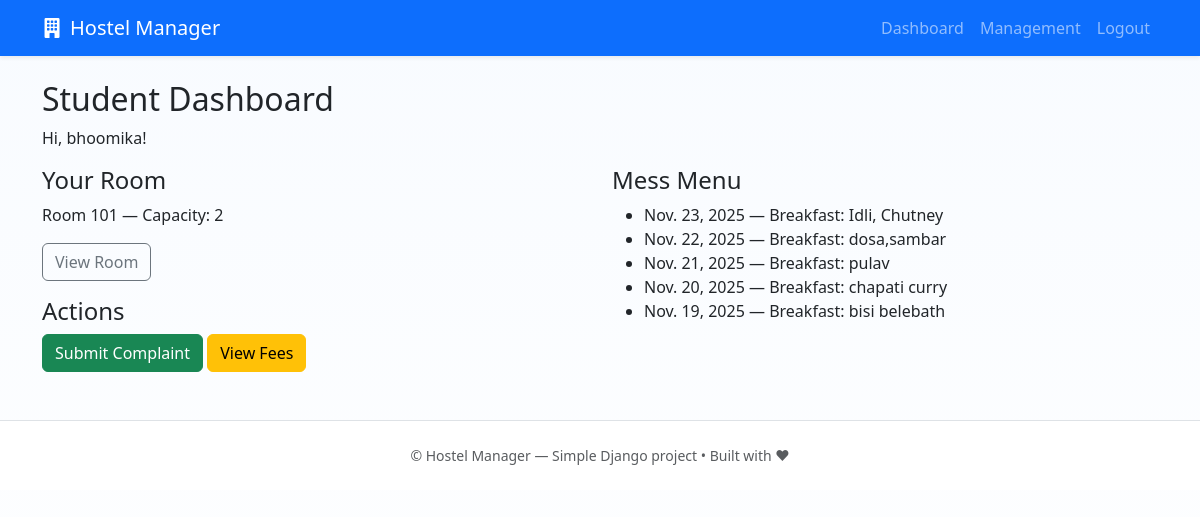
Page /dashboard/student/ (signed in) on the committed database.
### malnad_hostel/models.py (models this page shows, shortened)
class Student(models.Model):
    ROLE_CHOICES = [
        ('student', 'Student'),
        ('warden', 'Warden'),
    ]
    user = models.OneToOneField(User, on_delete=models.CASCADE)
    roll_no = models.CharField(max_length=30, unique=True)
    contact = models.CharField(max_length=20, blank=True)
    course = models.CharField(max_length=100, blank=True)
    semester = models.CharField(max_length=20, blank=True)
    room = models.ForeignKey(Room, null=True, blank=True, on_delete=models.SET_NULL)
    role = models.CharField(max_length=20, choices=ROLE_CHOICES, default='student')

class Room(models.Model):
    number = models.CharField(max_length=10, unique=True)
    capacity = models.PositiveIntegerField(default=1)
    occupied = models.PositiveIntegerField(default=0)
    def __str__(self):
        return f"Room {self.number}"

class MessMenu(models.Model):
    date = models.DateField()
    breakfast = models.TextField(blank=True)
    lunch = models.TextField(blank=True)
    dinner = models.TextField(blank=True)

### malnad_hostel/views.py (the view)
# urls.py: path('dashboard/student/', views.student_dashboard, name='student_dashboard'),
@login_required
def student_dashboard(request):
    student = get_object_or_404(Student, user=request.user)
    upcoming_menu = MessMenu.objects.order_by('-date')[:7]
    fees = Fee.objects.filter(student=student)
    room_requests = RoomRequest.objects.filter(student=student)
    context = {
        'student': student,
        'upcoming_menu': upcoming_menu,
        'fees': fees,
        'room_requests': room_requests,
    }
    return render(request, 'malnad_hostel/student_dashboard.html', context)

### asgiref/local.py (called while the page is built)
    def __getattr__(self, key):
        storage_object = self._data.get({})
        try:
            return storage_object[key]
        except KeyError:
            raise AttributeError(f"{self!r} object has no attribute {key!r}")

    def __setattr__(self, key: str, value: Any) -> None:
        if key == "_data":
            return super().__setattr__(key, value)
        storage_object = self._data.get({}).copy()
        storage_object[key] = value
        self._data.set(storage_object)

    def __delattr__(self, key: str) -> None:
        storage_object = self._data.get({}).copy()
        if key in storage_object:
            del storage_object[key]
            self._data.set(storage_object)
        else:
            raise AttributeError(f"{self!r} object has no attribute {key!r}")

    @contextlib.contextmanager
    def _lock_storage(self):
        if self._thread_critical:
            is_async = True
            try:
                asyncio.get_running_loop()
            except RuntimeError:
                is_async = False
            if not is_async:
                yield self._storage
            else:
                if not hasattr(self._storage, "cvar"):
                    self._storage.cvar = _CVar()
                yield self._storage.cvar
        else:
            with self._thread_lock:
                yield self._storage

    def __getattr__(self, key):
        with self._lock_storage() as storage:
            return getattr(storage, key)

    def __setattr__(self, key, value):
        if key in ("_local", "_storage", "_thread_critical", "_thread_lock"):
            return super().__setattr__(key, value)
        with self._lock_storage() as storage:
            setattr(storage, key, value)

    def __delattr__(self, key):
        with self._lock_storage() as storage:
            delattr(storage, key)

### templates/malnad_hostel/student_dashboard.html
{% extends 'malnad_hostel/base.html' %}
{% block content %}
<h2>Student Dashboard</h2>
<p>Hi, {{ student.user.get_full_name|default:student.user.username }}!</p>
<div class="row">
  <div class="col-md-6">
    <h4>Your Room</h4>
    {% if student.room %}
      <p>{{ student.room }} — Capacity: {{ student.room.capacity }}</p>
      <a class="btn btn-outline-secondary" href="{% url 'malnad_hostel:room_detail' student.room.id %}">
        View Room
      </a>
    {% else %}
      <p>No room assigned yet.</p>
    {% endif %}
    <h4 class="mt-3">Actions</h4>
    <a href="{% url 'malnad_hostel:create_complaint' %}" class="btn btn-success">Submit Complaint</a>
    <a href="{% url 'malnad_hostel:fees' %}" class="btn btn-warning">View Fees</a>
  </div>
  <div class="col-md-6">
    <h4>Mess Menu</h4>
    <ul>
      {% for item in upcoming_menu %}
        <li>{{ item.date }} — Breakfast: {{ item.breakfast|default:"-" }}</li>
      {% empty %}
        <li>No menu data available</li>
      {% endfor %}
    </ul>
  </div>
</div>
{% endblock %}

### templates/malnad_hostel/base.html (shortened to what this page needs)
{% load static %}
<!doctype html>
<html lang="en">
<head>
  <link href="https://cdn.jsdelivr.net/npm/bootstrap@5.3.0/dist/css/bootstrap.min.css" rel="stylesheet">
  <link href="https://cdn.jsdelivr.net/npm/bootstrap-icons@1.11.3/font/bootstrap-icons.css" rel="stylesheet">
  <link rel="stylesheet" href="{% static 'malnad_hostel/styles.css' %}">
</head>
<body class="bg-soft">
<nav class="navbar navbar-expand-lg navbar-dark bg-primary shadow-sm">
  <div class="container">
    <a class="navbar-brand d-flex align-items-center" href="{% url 'malnad_hostel:malnad_home' %}">
      <i class="bi bi-building-fill me-2"></i>
      <span>Hostel Manager</span>
    </a>
    <div class="collapse navbar-collapse" id="navMain">
      <ul class="navbar-nav ms-auto">
        {% if user.is_authenticated %}
          <li class="nav-item"><a class="nav-link" href="{% url 'malnad_hostel:student_dashboard' %}">Dashboard</a></li>
          {% if user.is_staff %}
            <li class="nav-item"><a class="nav-link" href="{% url 'malnad_hostel:management_dashboard' %}">Management</a></li>
          {% endif %}
          <li class="nav-item"><a class="nav-link" href="{% url 'logout' %}">Logout</a></li>
        {% else %}
          <li class="nav-item"><a class="nav-link" href="{% url 'login' %}">Login</a></li>
          <li class="nav-item"><a class="nav-link" href="{% url 'malnad_hostel:register' %}">Register</a></li>
        {% endif %}
      </ul>
    </div>
  </div>
</nav>
<main>
  <div class="container mt-4">
    {% block content %}{% endblock %}
  </div>
</main>
<footer class="mt-5 py-4 bg-white border-top">
  <div class="container text-center small text-muted">
    © {{ now.year }} Hostel Manager — Simple Django project • Built with ❤
  </div>
</footer>
</body>
</html>

### static/malnad_hostel/styles.css (style rules this page uses)
:root { --accent: #ffd166; --soft: #f6f9fc; }
.bg-soft { background: linear-gradient(180deg, #f8fbff 0%, #ffffff 100%); min-height:100vh; }

### rows in the picture
Student: user.get_full_name "bhoomika", room "Room 101", room.capacity "2"
MessMenu: date "Nov. 23, 2025", breakfast "Idli, Chutney"
MessMenu: date "Nov. 22, 2025", breakfast "dosa,sambar"
MessMenu: date "Nov. 21, 2025", breakfast "pulav"
MessMenu: date "Nov. 20, 2025", breakfast "chapati curry"
MessMenu: date "Nov. 19, 2025", breakfast "bisi belebath"
